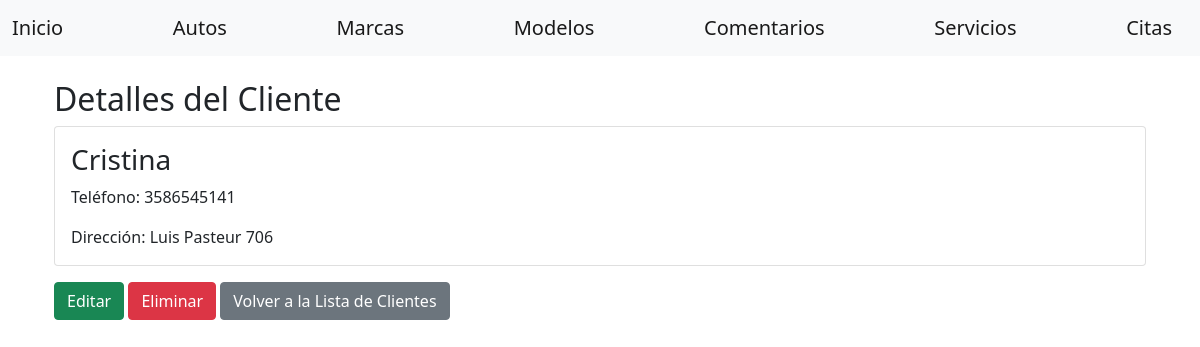
The app's page /gestion/clientes/2/ with its own data.
### gestion/models.py (models this page shows, shortened)
class Cliente(models.Model):
    user = models.OneToOneField(User, on_delete=models.CASCADE)
    telefono = models.CharField(max_length=15)
    direccion = models.CharField(max_length=255)

### gestion/views/cliente_view.py (the view)
# urls.py: path('clientes/<int:id>/', cliente_view.ClienteDetailView.as_view(), name='cliente-detail'),
class ClienteDetailView(View):
    def get(self, request, id, *args, **kwargs):
        repo = ClienteRepository()
        cliente = get_object_or_404(Cliente, id=id)
        return render(
            request,
            'clientes/detail.html',
            dict(
                cliente=cliente
            )
        )

### gestion/context_processors.py (called while the page is built)
def user_info(request):
    user = request.user if request.user.is_authenticated else None
    return {
        'authenticated_user': user
    }

def all_brands(request):
    brands = cache.get('brands')
    if brands is None:
        brands = Marca.objects.all()
        cache.set('brands', brands, 36000)  # Cache por 10 horas (36000 segundos)
    return {'all_brands': brands}

def all_categories(request):
    categories = cache.get('categories')
    if categories is None:
        categories = Categoria.objects.all()  # Devuelve objetos completos
        cache.set('categories', categories, 36000)  # Cache por 10 horas (36000 segundos)
    return {'all_categories': categories}

### gestion/templates/clientes/detail.html (shortened to what this page needs)
{% extends "home/base.html" %}
{% block content %}
<div class="container mt-3">
    <h2>Detalles del Cliente</h2>
    <div class="card">
        <div class="card-body">
            <h3 class="card-title">{{ cliente.user.username }}</h3>
            <p class="card-text">Teléfono: {{ cliente.telefono }}</p>
            <p class="card-text">Dirección: {{ cliente.direccion }}</p>
        </div>
    </div>
    <a href="{% url 'cliente-update' cliente.id %}" class="btn btn-success mt-3">Editar</a>
    <form action="{% url 'cliente-delete' cliente.id %}" method="post" class="d-inline">
        <button type="submit" class="btn btn-danger mt-3">Eliminar</button>
    </form>
    <a href="{% url 'cliente-list' %}" class="btn btn-secondary mt-3">Volver a la Lista de Clientes</a>
</div>
{% endblock %}

### home/templates/home/base.html (style rules this page uses)
body { background-image: url(''); background-size: cover; background-position: center; background-repeat: no-repeat; height: 100vh; margin: 0; }
.card { background-color: rgba(255, 255, 255, 0.8); }

### records on screen
Cliente: user.username "Cristina", telefono "3586545141", direccion "Luis Pasteur 706"
